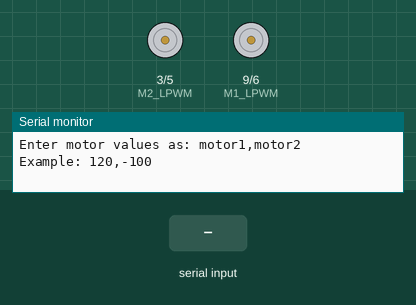
Simulated run of this sketch. Board: Arduino Uno, built with avr-gcc and run on an emulated ATmega328P. On the bench: motor-driver pin pairs drawn as motors (green arrow = first pin HIGH = forward, orange = second pin HIGH = backward, longer = more drive), the last lines printed to the serial monitor. The test bench sets the inputs (shaded band).

Above: at 1.2 s.
1.3 s: "90,45\n" received over Serial
At 2.5 s:
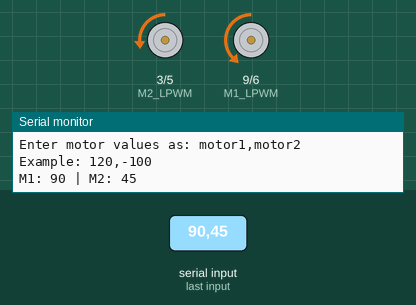
2.8 s: "30,150\n" received over Serial
At 3.7 s:
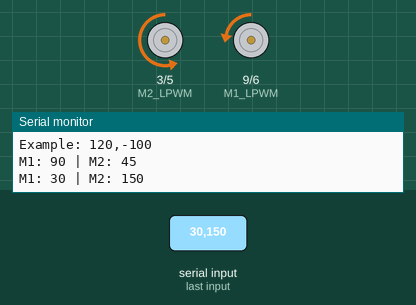
4.3 s: "1,90\n" received over Serial
At 4.8 s:
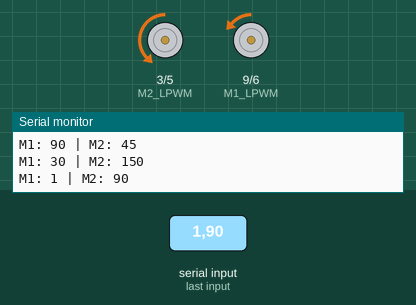
Timing chart, 0 to 7.3 s (numbered marks = the images above; inputs shaded):
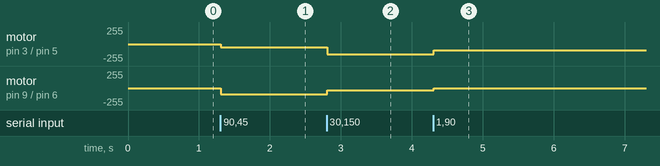

The sketch:

motor_move.ino
```cpp
// Motor 1 (Right motor?)
const int M1_RPWM = 6;
const int M1_LPWM = 9;

// Motor 2 (Left motor?)
const int M2_RPWM = 5;
const int M2_LPWM = 3;

void setup() {
  Serial.begin(9600);

  pinMode(M1_RPWM, OUTPUT);
  pinMode(M1_LPWM, OUTPUT);
  pinMode(M2_RPWM, OUTPUT);
  pinMode(M2_LPWM, OUTPUT);

  Serial.println("Enter motor values as: motor1,motor2");
  Serial.println("Example: 120,-100");
}

void loop() {
  if (Serial.available()) {
    String input = Serial.readStringUntil('\n');  // read line
    input.trim();

    int commaIndex = input.indexOf(',');
    if (commaIndex == -1) {
      Serial.println("Invalid format. Use: motor1,motor2");
      return;
    }

    // Parse values
    int m1Val = input.substring(0, commaIndex).toInt();
    int m2Val = input.substring(commaIndex + 1).toInt();

    // Drive motors
    setBTS7960(M1_RPWM, M1_LPWM, m1Val);
    setBTS7960(M2_RPWM, M2_LPWM, m2Val);

    // user feedback via serial monitor
    Serial.print("M1: "); Serial.print(m1Val);
    Serial.print(" | M2: "); Serial.println(m2Val);
  }
}

void setBTS7960(int RPWM, int LPWM, int value) {
  // objective: to allow the user pass it "m1,m2" and given the sign assign the command to the correct pin corresponding to forward or backward motor movement
  int pwm = abs(value);
  if (pwm > 255) pwm = 255;  // clamp to PWM range

  if (value > 0) {
    analogWrite(RPWM, pwm);
    analogWrite(LPWM, 0);
  } else if (value < 0) {
    analogWrite(RPWM, 0);
    analogWrite(LPWM, pwm);
  } else {
    analogWrite(RPWM, 0);
    analogWrite(LPWM, 0);
  }
}
```

Measured:
- after the input at 1.3 s, motor on pin 3 (M2_LPWM) / pin 5 (M2_RPWM): stopped → backward 45/255 at once; motor on pin 9 (M1_LPWM) / pin 6 (M1_RPWM): stopped → backward 90/255 at once
- after the input at 2.8 s, motor on pin 3 (M2_LPWM) / pin 5 (M2_RPWM): backward 45/255 → backward 150/255 at once; motor on pin 9 (M1_LPWM) / pin 6 (M1_RPWM): backward 90/255 → backward 30/255 at once
- after the input at 4.3 s, motor on pin 3 (M2_LPWM) / pin 5 (M2_RPWM): backward 150/255 → backward 90/255 at once; motor on pin 9 (M1_LPWM) / pin 6 (M1_RPWM): backward 30/255 → backward 1/255 at once
